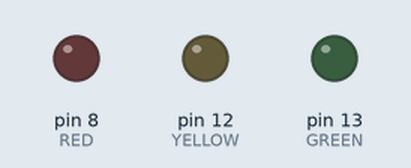
A sketch run on a simulated Arduino Uno, built with avr-gcc and run on an emulated ATmega328P. Parts: output pins drawn as LEDs (lit = HIGH).

Above: at 0.5 s.
At 1.5 s:
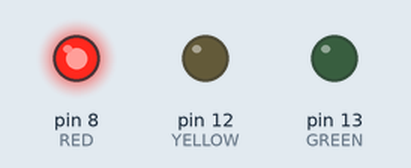
At 3.5 s:
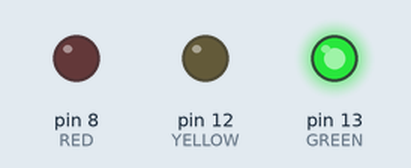
At 5.5 s:
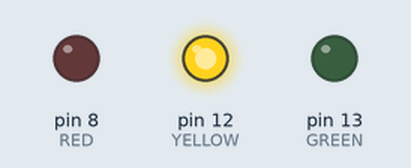
Timing chart, 0 to 6.9 s (numbered marks = the images above):
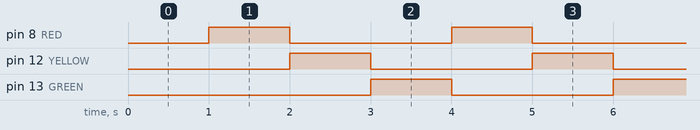

Measured:
- by itself, pin 8 (RED), pin 12 (YELLOW), pin 13 (GREEN): alternates HIGH for 1.0 s and LOW for 2.0 s
- by itself, everything shown: repeats every 3.0 s, in 4 steps

The sketch:

sequentialBlinkWithoutDelay.ino
```cpp
// Example sketch using blink without delay to blink leds in sequence

#define RED 8
#define YELLOW 12
#define GREEN 13

// Use a struct to contain data for a single led
typedef struct {
  int pin;
  bool state;
  bool priority;
  unsigned long previousMillis;
  int passTo;
} LED;

// Initialize leds
LED redLed = {RED, LOW, false, 0, YELLOW};
LED yellowLed = {YELLOW, LOW, false, 0, GREEN};
LED greenLed = {GREEN, LOW, false, 0, RED};

const unsigned long interval = 1000;

void setup() {
  pinMode(RED, OUTPUT);
  pinMode(YELLOW, OUTPUT);
  pinMode(GREEN, OUTPUT);
  redLed.priority = true;
  Serial.begin(9600);
}

void loop() {
  // If an led has priority, then it will call blinkWithoutDelay
  if(redLed.priority) blinkWithoutDelay(&redLed, interval);
  if(yellowLed.priority) blinkWithoutDelay(&yellowLed, interval);
  if(greenLed.priority) blinkWithoutDelay(&greenLed, interval);
}

void blinkWithoutDelay(LED *led, unsigned long interval){
  unsigned long currentMillis = millis();
  if(currentMillis - led->previousMillis >= interval){
    led->previousMillis = currentMillis;
    led->state = !led->state;
    digitalWrite(led->pin, led->state);
    led->priority = led->state;
    switch(led->passTo){
      case GREEN:
        greenLed.priority = !led->priority;
        break;
      case RED:
        redLed.priority = !led->priority;
        break;
      case YELLOW:
        yellowLed.priority = !led->priority;
        break;
      default:
        redLed.priority = !led->priority;
    }
  }
}
```
